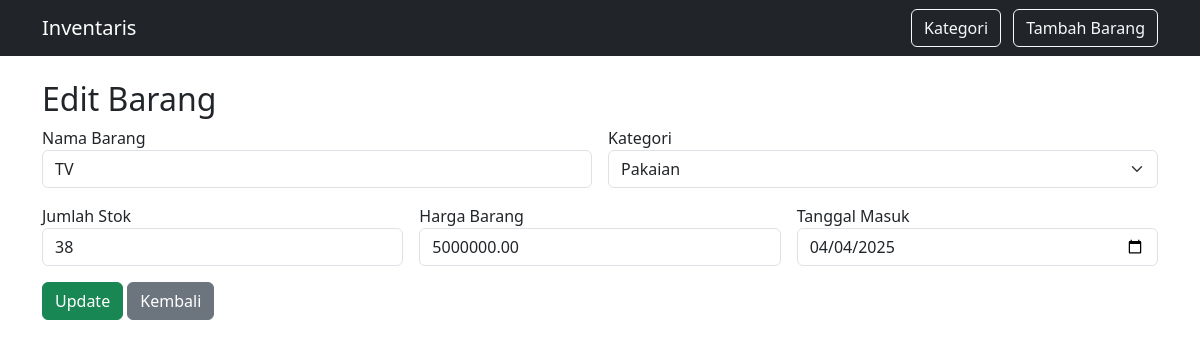
/edit_barang.php?id=2, run on the app's committed database.
### tables this page shows
CREATE TABLE `barang` (
  `id_barang` int(11) NOT NULL,
  `nama_barang` varchar(100) NOT NULL,
  `id_kategori` int(11) NOT NULL,
  `jumlah_stok` int(11) NOT NULL,
  `harga_barang` decimal(10,2) NOT NULL,
  `tanggal_masuk` date NOT NULL
);

### edit_barang.php (the view, shortened to what this page needs)
<?php
include 'koneksi.php';
include 'header.php';
$id = $_GET['id'];
$data = $koneksi->query("SELECT * FROM barang WHERE id_barang = $id")->fetch_assoc();
$kategori = $koneksi->query("SELECT * FROM kategori");
?>
<h2>Edit Barang</h2>
<form method="POST" class="row g-3">
    <div class="col-md-6">
        <label>Nama Barang</label>
        <input type="text" name="nama_barang" class="form-control" value="<?= $data['nama_barang'] ?>" required>
    </div>
    <div class="col-md-6">
        <label>Kategori</label>
        <select name="id_kategori" class="form-select" required>
            <?php while ($row = $kategori->fetch_assoc()) {
                $selected = $row['id_kategori'] == $data['id_kategori'] ? "selected" : "";
                echo "<option value='{$row['id_kategori']}' $selected>{$row['nama_kategori']}</option>";
            } ?>
        </select>
    </div>
    <div class="col-md-4">
        <label>Jumlah Stok</label>
        <input type="number" name="jumlah_stok" class="form-control" value="<?= $data['jumlah_stok'] ?>" required>
    </div>
    <div class="col-md-4">
        <label>Harga Barang</label>
        <input type="number" name="harga_barang" class="form-control" value="<?= $data['harga_barang'] ?>" required>
    </div>
    <div class="col-md-4">
        <label>Tanggal Masuk</label>
        <input type="date" name="tanggal_masuk" class="form-control" value="<?= $data['tanggal_masuk'] ?>" required>
    </div>
    <div class="col-12">
        <button type="submit" class="btn btn-success">Update</button>
        <a href="index.php" class="btn btn-secondary">Kembali</a>
    </div>
</form>
<?php include 'footer.php'; ?>

### data on the page
barang: nama_barang "TV", jumlah_stok "38", harga_barang "5000000.00", tanggal_masuk "04/04/2025"

### other printed values
form field id_kategori "Pakaian"
